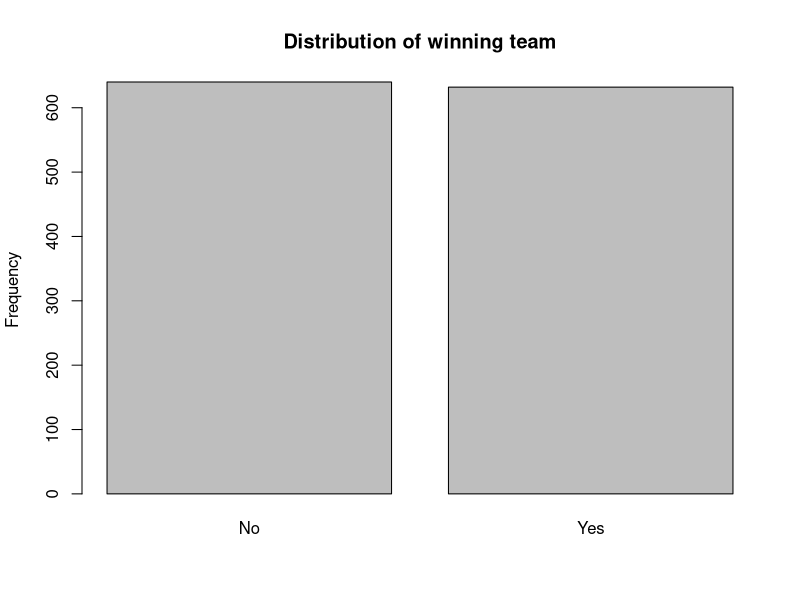
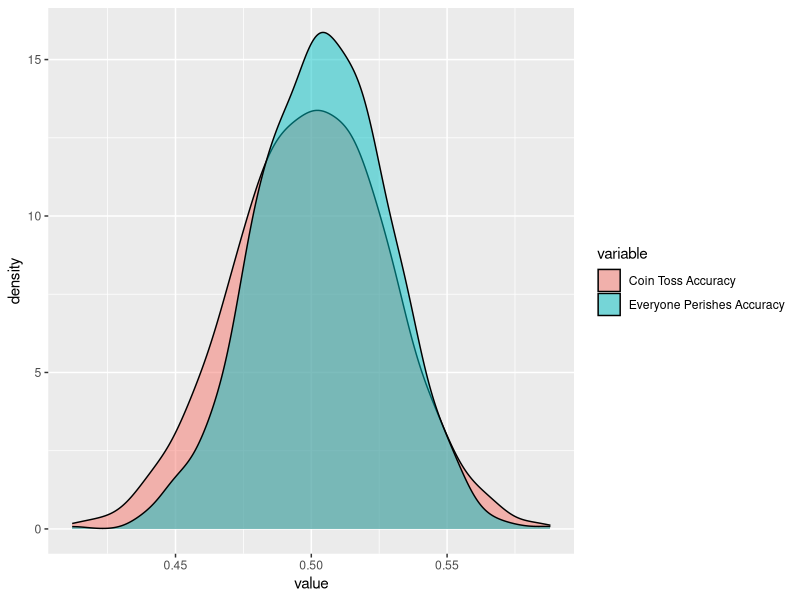
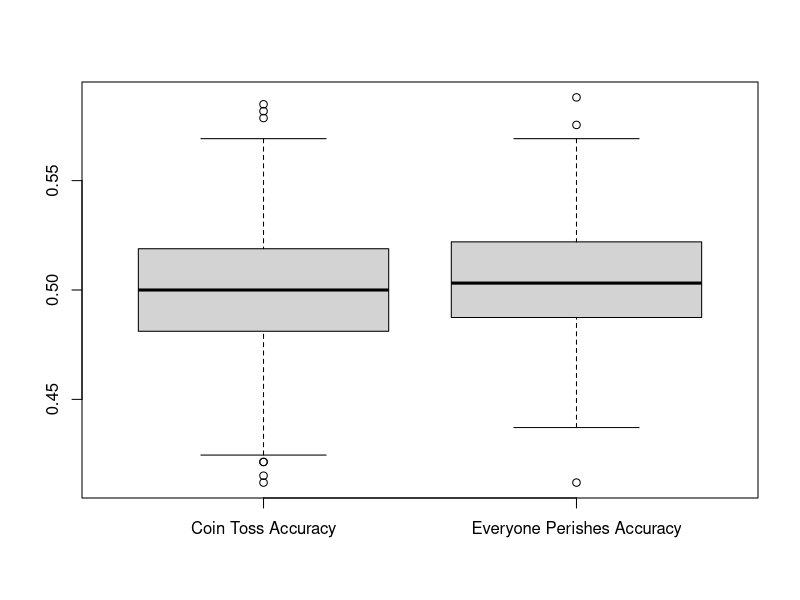
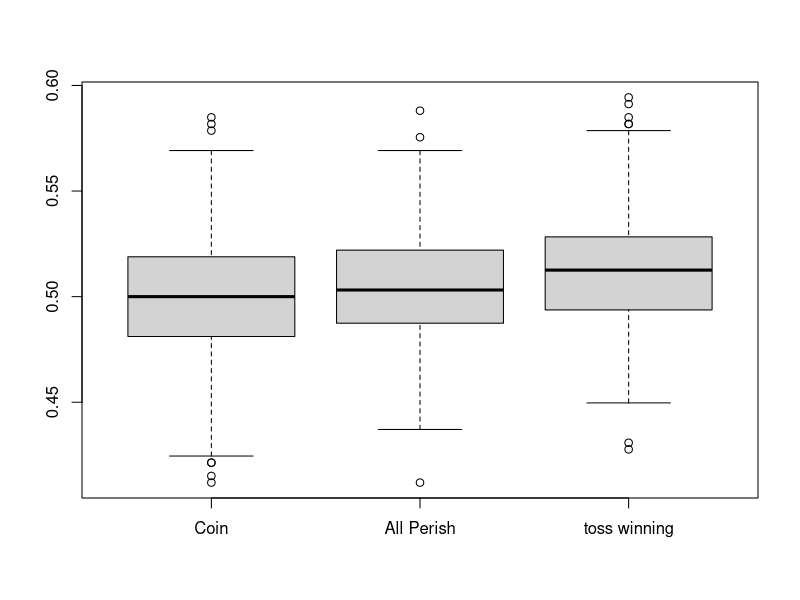

These charts were generated, in order, by the following R code: (Note: this script raises an error after producing the figures.)
setwd("F:/Masters/Semester 2/Advanced Data Mining/IPL/IPL_ADM/")
library(caret)
library(e1071)
library(ModelMetrics)
library(dplyr)
library(ggplot2)
library(reshape)
library(gmodels)

#toss winning
win = read.csv("./dataset/clean datasets/Match_Impact_Teams.csv")
y <- win$Win
table(y)
y <- factor(y, levels = c(0,1), labels = c("No", "Yes"))
table(y)
prop.table(table(y))
barplot(table(y), main = "Distribution of winning team", ylab="Frequency")
set.seed(1337)
index <- sample(1:length(y), length(y) * .25, replace=FALSE)
testing <- y[index]
perishModel <- rep("No", length(testing))
coinModel <- round(runif(length(testing), min=0, max=1))
coinModel <- factor(coinModel, levels = c(0,1), labels = c("No", "Yes"))
perishModel <- factor(perishModel, levels = c("No", "Yes"), labels = c("No", "Yes"))
table(testing, perishModel)
table(testing, coinModel)
(coinAccuracy <- 1 - mean(coinModel != testing))
(perishAccuracy <- 1 - mean(perishModel != testing))
perish <- c()
coin <- c()
for (i in 1:1000) {
  index <- sample(1:length(y), length(y) * .25, replace=FALSE)
  testing <- y[index]
  coinModel <- round(runif(length(testing), min=0, max=1))
  coinModel <- factor(coinModel, levels = c(0,1), labels = c("No", "Yes"))
  coin[i] <- 1 - mean(coinModel != testing)
  perish[i] <- 1 - mean(perishModel != testing)
}
results <- data.frame(coin, perish)
names(results) <- c("Coin Toss Accuracy", "Everyone Perishes Accuracy")
summary(results)

ggplot(melt(results), mapping = aes (fill = variable, x = value)) + geom_density (alpha = .5)
boxplot(results)

df <- win[, c("Win", "TossWin")]
df$Win <- factor(df$Win, levels = c(0,1), labels = c("No", "Yes"))
index <- sample(1:dim(df)[1], dim(df)[1] * .75, replace=FALSE)
training <- df[index, ]
testing <- df[-index, ]
table(training$Win, training$TossWin)

predictWin <- function(data) {
  model <- rep("No", dim(data)[1])
  model[data$TossWin == 1] <- "Yes"
  return(model)
}
win <- c()
for (i in 1:1000) {
  index <- sample(1:dim(df)[1], dim(df)[1] * .75, replace=FALSE)
  testing <- df[-index, ]
  winModel <- predictWin(testing)
  win[i] <- 1 - mean(winModel != testing$Win)
}
results$`Winning Accuracy` <- win
names(results) <- c("Coin", "All Perish", "toss winning")
boxplot(results)

CrossTable(testing$Win, winModel)
CrossTable(testing$Win, winModel, prop.chisq = F, prop.c = F, prop.r = F)

confusionMatrix(table(testing$Win,winModel))

winModel1 = as.factor(winModel)
auc(testing$Win, winModel1)
